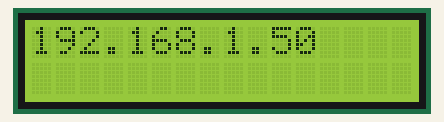
A program run on a simulated ESP8266 board running MicroPython. Shown: 16×2 character LCD. WiFi joins after 1.5 s; a WiFi scan finds one network, HomeNet. At 3.6 s the program stops and its outputs stay as they are.

Above: at 3.6 s.

The program:

main.py
```python
import network
from machine import I2C, Pin
from esp8266_i2c_lcd import I2cLcd

i2c = I2C(scl=Pin(5), sda=Pin(4), freq=400000)  #指定 I2C 介面之 GPIO 與傳輸速率
lcd = I2cLcd(i2c, 0x3F, 2, 16)  #指定 I2C Slave 設備位址與顯示器之列數, 行數
wlSSID = "SingularClass0"
wlPWM = "Singular#1234"
wlan = network.WLAN(network.STA_IF)
ap = network.WLAN(network.AP_IF)
ap.active(False)
wlan.active(True)
wlan.scan()
wlan.connect(wlSSID, wlPWM)

while not (wlan.isconnected()):
    pass

lcd.putstr(f"{wlan.ifconfig()[0]}")  #顯示字串
```
